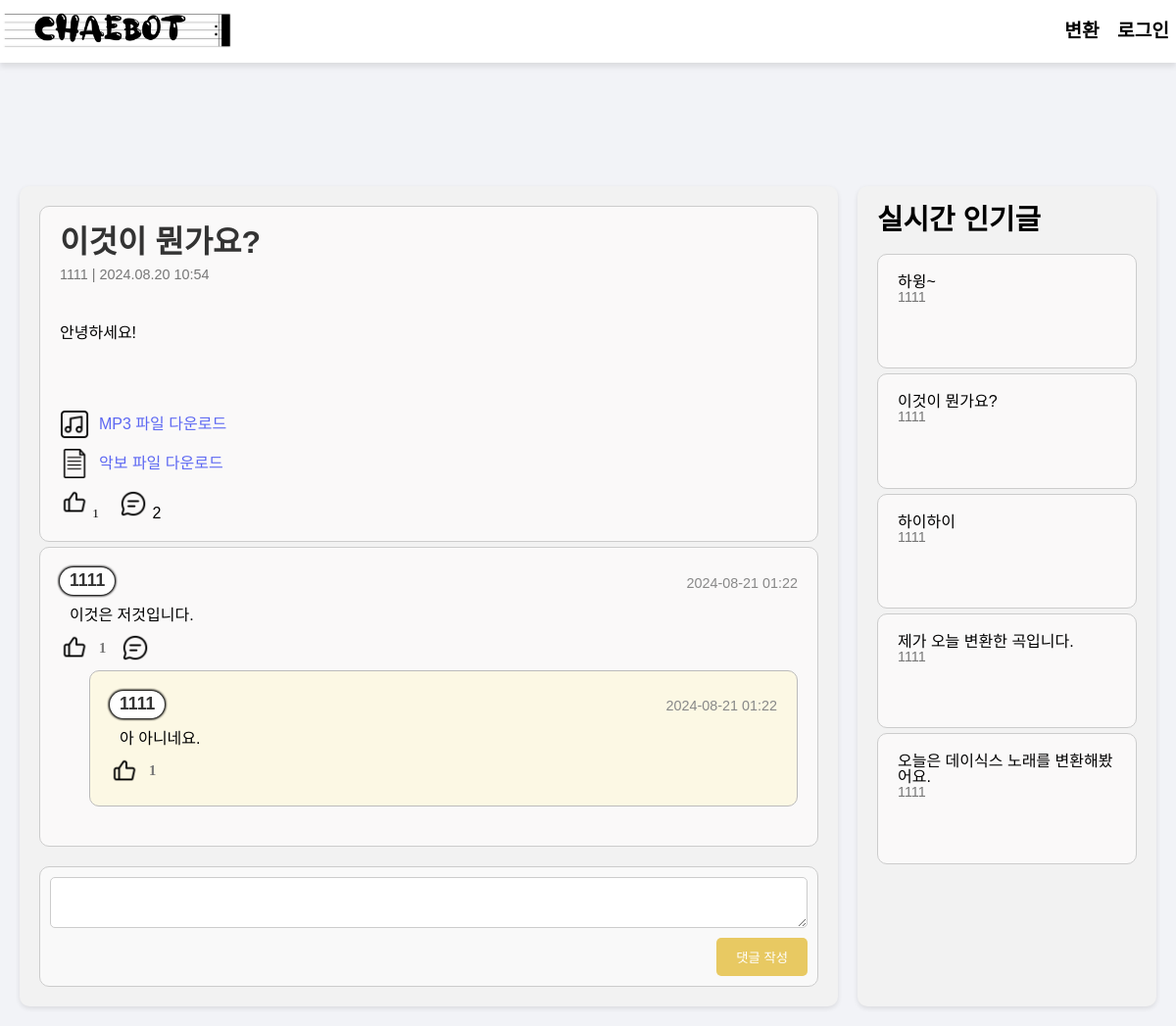
/post/5/, run on the app's committed database.
### myapp/models.py (models this page shows, shortened)
class Post(models.Model):
    author = models.ForeignKey(settings.AUTH_USER_MODEL, on_delete=models.CASCADE)
    title = models.CharField(max_length=200)
    content = models.TextField()
    genre = models.CharField(max_length=100)
    mp3_file = models.FileField(upload_to="mp3s/", blank=True, null=True)
    sheet_file = models.FileField(upload_to="sheets/", blank=True, null=True)
    created_at = models.DateTimeField(auto_now_add=True)
    likes = models.ManyToManyField(
        settings.AUTH_USER_MODEL, related_name="liked_posts", blank=True
    )
    def total_likes(self):
        return self.likes.count()

class CustomUser(AbstractUser):
    user_id = models.CharField(max_length=150, unique=True)
    email = models.EmailField(unique=True)
    age_group = models.CharField(max_length=10, blank=True, null=True)
    gender = models.CharField(max_length=10, blank=True, null=True)
    genres = models.CharField(max_length=255, blank=True, null=True)  # 새로운 필드 추가
    username = models.CharField(max_length=150)
    USERNAME_FIELD = "user_id"
    REQUIRED_FIELDS = ["email"]

class Comment(models.Model):
    post = models.ForeignKey(Post, related_name="comments", on_delete=models.CASCADE)
    author = models.ForeignKey(settings.AUTH_USER_MODEL, on_delete=models.CASCADE)
    content = models.TextField()
    created_at = models.DateTimeField(auto_now_add=True)
    likes = models.ManyToManyField(
        settings.AUTH_USER_MODEL, related_name="liked_comments", blank=True
    )
    def total_likes(self):
        return self.likes.count()

class Reply(models.Model):
    comment = models.ForeignKey(
        Comment, related_name="replies", on_delete=models.CASCADE
    )
    author = models.ForeignKey(settings.AUTH_USER_MODEL, on_delete=models.CASCADE)
    content = models.TextField()
    created_at = models.DateTimeField(auto_now_add=True)
    likes = models.ManyToManyField(
        settings.AUTH_USER_MODEL, related_name="liked_replies", blank=True
    )
    def total_likes(self):
        return self.likes.count()

### myapp/views.py (the view)
# urls.py: path("post/<int:post_id>/", v.post_detail, name="post_detail"),
def post_detail(request, post_id):
    post = get_object_or_404(Post, id=post_id)
    total_comments = post.comments.count()
    for comment in post.comments.all():
        total_comments += comment.replies.count()
    popular_posts = Post.objects.order_by("-likes")[:5]
    context = {
        "post": post,
        "total_comments": total_comments,
        "popular_posts": popular_posts,
    }
    return render(request, "post_detail.html", context)

### myapp/templates/post_detail.html (shortened to what this page needs)
<!DOCTYPE html>
<html lang="ko">
<head>
    {% load static %}
    <link rel="stylesheet" href="{% static 'css/reset.css' %}">
    <link rel="stylesheet" href="{% static 'css/style.css' %}">
</head>
<body>
    <nav class="navbar">
        <div class="navbar-logo">
            <a href="/"><img src="{% static 'img/logo.png' %}" alt="MP3 to Drum Sheet Converter"></a>
        </div>
        <div class="navbar-menu">
            <a href="{% url 'index' %}" class="active">변환</a>
            {% if user.is_authenticated %}
                <a href="{% url 'chaetting_view' %}" class="active">Chaetting</a>
                <a href="{% url 'logout' %}" class="active">로그아웃</a>
            {% else %}
                <a href="login" class="active" action="{% url 'logout' %}">로그인</a>
            {% endif %}
        </div>
    </nav>
    <main>
        <div class="container">
            <div class="post-detail">
                <div class="post">
                    <h1>{{ post.title }}</h1>
                    <small>{{ post.author.username }} | {{ post.created_at|date:"Y.m.d H:i" }}</small>
                    <p>{{ post.content }}</p>
                    <div class="attachment">
                        {% if post.mp3_file %}
                            <a href="{{ post.mp3_file.url }}" download>
                                <img src="{% static 'img/mp3.png' %}" alt="MP3" class="like-comment-icons"> MP3 파일 다운로드
                            </a>
                        {% endif %}
                        {% if post.sheet_file %}
                            <a href="{{ post.sheet_file.url }}" download>
                                <img src="{% static 'img/note.png' %}" alt="Sheet" class="like-comment-icons"> 악보 파일 다운로드
                            </a>
                        {% endif %}
                    </div>
                    <div class="post-actions">
                        <form method="post" action="{% url 'like_post' post.id %}">
                            <button type="submit" style="background: none; border: none;">
                                {% if user in post.likes.all %}
                                    <img src="{% static 'img/pressed_good.png' %}" alt="Like" class="like-comment-icons">
                                {% else %}
                                    <img src="{% static 'img/bold_like.png' %}" alt="Like" class="like-comment-icons">
                                {% endif %}
                                <span>{{ post.total_likes }}</span>
                            </button>
                        </form>
                        <div>
                            <img src="{% static 'img/comment.png' %}" alt="Comment" class="like-comment-icons">
                            <span>{{ total_comments }}</span>
                        </div>
                    </div>
                </div>
                <div id="comments" class="comments">
                    {% for comment in post.comments.all %}
                    <div class="comment">
                        <div class="comment-header">
                            <span class="comment-author">{{ comment.author.username }}</span>
                            <span class="comment-date">{{ comment.created_at|date:"Y-m-d H:i" }}</span>
                        </div>
                        <div class="comment-body">{{ comment.content }}</div>
                        <div class="comment-action-btns">
                            <form method="post" action="{% url 'like_comment' comment.id %}">
                                <button type="submit">
                                    {% if user in comment.likes.all %}
                                        <img src="{% static 'img/pressed_good.png' %}" alt="Like" class="like-comment-icons">
                                    {% else %}
                                        <img src="{% static 'img/bold_like.png' %}" alt="Like" class="like-comment-icons">
                                    {% endif %}
                                    <span>{{ comment.total_likes }}</span>
                                </button>
                            </form>
                            <button onclick="toggleReplyForm({{ comment.id }})">
                                <img src="{% static 'img/comment.png' %}" alt="Reply" class="like-comment-icons">
                            </button>
                        </div>
                        {% for reply in comment.replies.all %}
                        <div class="reply">
                            <div class="reply-header">
                                <span class="reply-author">{{ reply.author.username }}</span>
                                <span class="comment-date">{{ reply.created_at|date:"Y-m-d H:i" }}</span>
                            </div>
                            <div class="reply-body">{{ reply.content }}</div>
                            <div class="comment-action-btns">
                                <form method="post" action="{% url 'like_reply' reply.id %}">
                                    <button type="submit">
                                        {% if user in reply.likes.all %}
                                            <img src="{% static 'img/pressed_good.png' %}" alt="Like" class="like-comment-icons">
                                        {% else %}
                                            <img src="{% static 'img/bold_like.png' %}" alt="Like" class="like-comment-icons">
                                        {% endif %}
                                        <span>{{ reply.total_likes }}</span>
                                    </button>
                                </form>
                            </div>
                        </div>
                        {% endfor %}
                    </div>
                    {% endfor %}
                </div>
                <form class="comment-form" method="post" action="{% url 'add_comment' post.id %}">
                    <textarea name="content"></textarea>
                    <button type="submit">댓글 작성</button>
                </form>
            </div>
            <div class="sidebar">
                <h3>실시간 인기글</h3>
                {% for popular_post in popular_posts %}
                <div class="post">
                    <h4>{{ popular_post.title }}</h4>
                    <small>{{ popular_post.author.username }}</small>
                </div>
                {% endfor %}
            </div>
        </div>
    </main>
</body>
</html>

### staticfiles/css/style.css (style rules this page uses)
:root { --main--green--color: #048271; --main--gray--color: #e6e6e6; --light--green--color: #9fcbc9; --dark--gray--color: #5b5b5b; }
body { background-color: #f2f3f7; font-family: Pretendard; }
button { font-family: Pretendard; }
main { padding-top: 70px; width: 1200px; margin: 0 auto; }

### myapp/templates/post_detail.html (style rules this page uses)
body { font-family: 'NEXON Lv1 Gothic OTF', Arial, sans-serif; margin-top: 100px; }
.navbar-logo img { max-height: 100px; max-width: 240px; }
.navbar { width: 100%; background-color: rgba(255, 255, 255, 0.98); box-shadow: 0 4px 6px rgba(0, 0, 0, 0.1); display: flex; justify-content: space-between; align-items: center; padding: 10px 0px; position: fixed; top: 0; left: 0; z-index: 2000; height: auto; min-height: 50px; }
.navbar-logo a { text-decoration: none; color: #007BFF; font-size: 1rem; font-weight: bold; }
.navbar-menu a.active { color: #000; font-weight: bold; }
.navbar-menu a { text-decoration: none; color: #666; padding: 5px 7px; font-size: 1.2rem; font-family: 'TheJamsil5Bold', Arial, sans-serif; }
.container { display: flex; justify-content: space-between; padding: 20px; }
.post-detail, .sidebar { background-color: #f2f2f2; padding: 20px; border-radius: 10px; box-shadow: 0 2px 5px rgba(0,0,0,0.1); }
.post-detail { flex: 3; margin-right: 20px; }
.sidebar { flex: 1; }
.post, .comment { background-color: #fffdfda8; border: 1px solid #ccc; padding: 20px; margin-bottom: 5px; border-radius: 10px; }
.reply { background-color: #fcf8e4; border: 1px solid #bbb; padding: 20px; margin-top: 8px; margin-bottom: 20px; margin-left: 30px; border-radius: 10px; }
.post h1 { color: #333; font-size: 2em; font-weight: bold; margin-bottom: 10px; }
.post small { font-size: 0.9em; color: #777; display: block; margin-bottom: 45px; }
.post p { margin-bottom: 70px; }
.comment-header, .reply-header { display: flex; justify-content: space-between; align-items: center; margin-bottom: 10px; }
.comment-author, .reply-author { margin-bottom: 3px; font-size: 1.1em; font-weight: bold; color: #333; background-color: #ffffff; padding: 5px 10px; border-radius: 15px; box-shadow: 0 0 3px rgb(0, 0, 0), 0 0 3px rgb(0, 0, 0), 0 0 3px rgb(0, 0, 0), 0 0 3px rgb(0, 0, 0); }
.comment-date { font-size: 0.9em; color: #888; }
.comment-body, .reply-body { margin-left: 10px; }
.comment-action-btns { display: flex; gap: 15px; margin-top: 10px; }
.comment-action-btns button { background: none; border: none; color: #777; cursor: pointer; display: flex; align-items: center; gap: 5px; }
.comment-action-btns img { margin-right: 5px; }
.comment-action-btns span { font-size: 1.1em; font-weight: bold; }
.like-comment-icons { width: 30px; height: 30px; }
.attachment { margin-top: 20px; }
.attachment a { display: flex; align-items: center; margin-bottom: 10px; color: #5C67F2; text-decoration: none; }
.attachment a img { margin-right: 10px; }
.reply-form, .comment-form { margin-top: 20px; padding: 10px; background-color: #f9f9f9; border: 1px solid #ccc; border-radius: 10px; display: flex; flex-direction: column; align-items: flex-end; }
.reply-form textarea, .comment-form textarea { width: 100%; padding: 10px; border: 1px solid #ccc; border-radius: 5px; margin-bottom: 10px; }
.reply-form button, .comment-form button { padding: 10px 20px; border: none; border-radius: 5px; background-color: #e8c962; color: white; cursor: pointer; font-family: 'NEXON Lv1 Gothic OTF', Arial, sans-serif; }
.post-actions { display: flex; align-items: center; gap: 20px; }
.sidebar h3 { font-size: 1.8em; font-weight: bold; margin-bottom: 20px; }

### data on the page
Post: title "이것이 뭔가요?", author.username "1111", created_at "2024.08.20 10:54", content "안녕하세요!", total_likes "1"
Comment: author.username "1111", created_at "2024-08-21 01:22", content "이것은 저것입니다.", total_likes "1"
Reply: author.username "1111", created_at "2024-08-21 01:22", content "아 아니네요.", total_likes "1"
Post: title "하윙~", author.username "1111"
Post: title "하이하이", author.username "1111"
Post: title "제가 오늘 변환한 곡입니다.", author.username "1111"
Post: title "오늘은 데이식스 노래를 변환해봤어요.", author.username "1111"

### other printed values
{{ total_comments }} "2"
